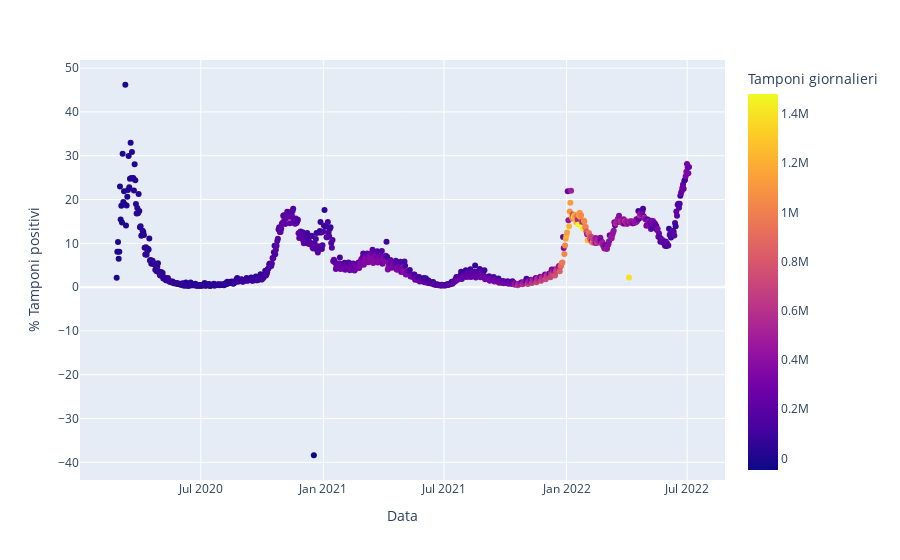

Notebook source saved alongside this figure:
### Code cell
fig=px.scatter(data_frame=temp_df,
              x='Data',
              y='% Tamponi positivi',
              color='Tamponi giornalieri')
fig.show()

### Figure 1 — Plotly figure (JSON) as saved in the notebook; plotly's stock layout.template omitted (floating-point values rounded to 4 significant figures; data arrays with more than 128 entries replaced by an {"elided": "..."} marker saying what was removed)
{"data": [{"hovertemplate": "Data=%{x}<br>% Tamponi positivi=%{y}<br>Tamponi giornalieri=%{marker.color}<extra></extra>", "legendgroup": "", "marker": {"color": {"elided": "861 int values"}, "coloraxis": "coloraxis", "symbol": "circle"}, "mode": "markers", "name": "", "orientation": "v", "showlegend": false, "type": "scatter", "x": {"elided": "861 str values"}, "xaxis": "x", "y": {"elided": "861 float values"}, "yaxis": "y"}], "layout": {"coloraxis": {"colorbar": {"title": {"text": "Tamponi giornalieri"}}, "colorscale": [[0, "#0d0887"], [0.1111, "#46039f"], [0.2222, "#7201a8"], [0.3333, "#9c179e"], [0.4444, "#bd3786"], [0.5556, "#d8576b"], [0.6667, "#ed7953"], [0.7778, "#fb9f3a"], [0.8889, "#fdca26"], [1, "#f0f921"]]}, "legend": {"tracegroupgap": 0}, "margin": {"t": 60}, "xaxis": {"anchor": "y", "domain": [0, 1], "title": {"text": "Data"}}, "yaxis": {"anchor": "x", "domain": [0, 1], "title": {"text": "% Tamponi positivi"}}}}
